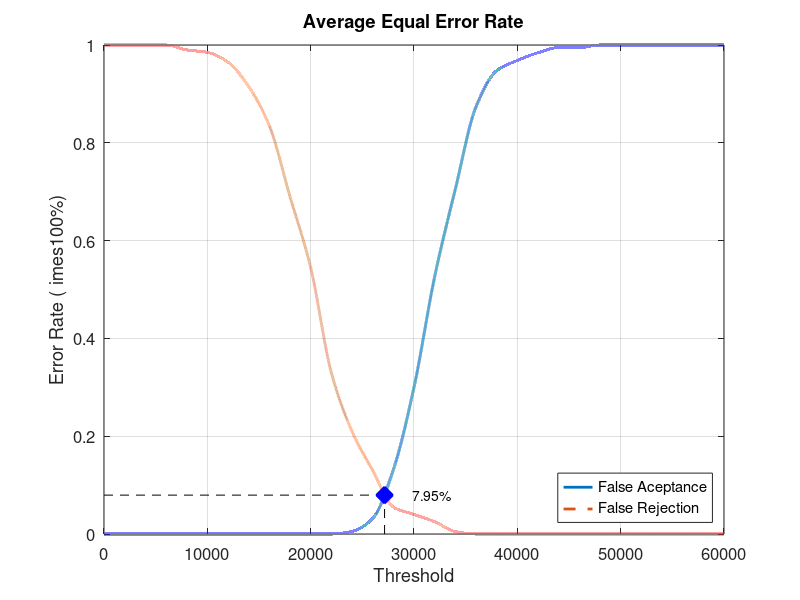
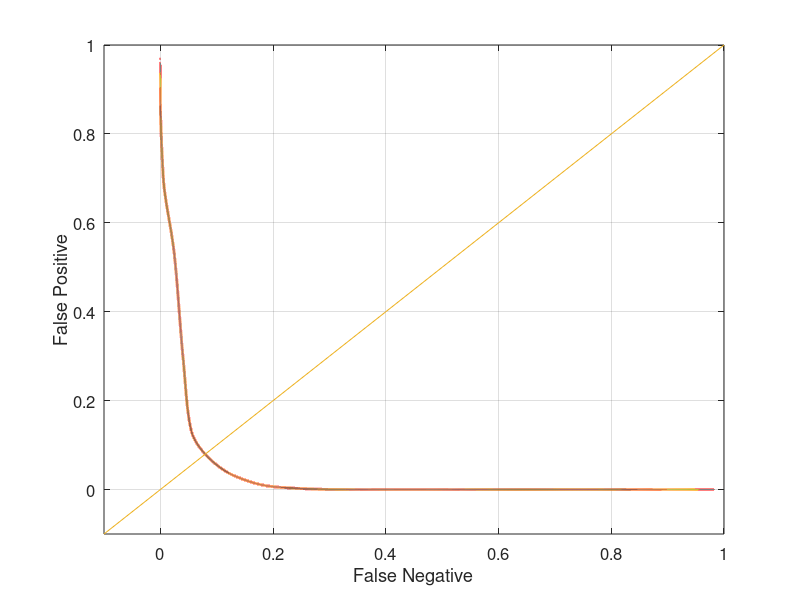

These figures' MATLAB source, in order:
close all;
clear;
clc;
x = 0:2000:60000;
xq = 0:0.5:60000;

y0 = [0 0 0 0 0 0 0 0 0 0 0 0 0.00526316 0.0315789 0.131579 0.3 0.526316 0.705263 0.873684 0.947368 0.968421 0.984211 0.994737 0.994737 1 1 1 1 1 1 1]
yy0 = interp1(x, y0, xq, 'pchip');
y1 = [1 1 1 1 0.99 0.985 0.965 0.915 0.835 0.69 0.545 0.33 0.21 0.13 0.055 0.04 0.025 0.005 0 0 0 0 0 0 0 0 0 0 0 0 0]
yy1 = interp1(x, y1, xq, 'pchip');

% Calculating EER: 
y2 = abs(y0 - y1);
find(y2 == min(y2))
yy2 = abs(yy0 - yy1);
xEER = find(yy2 == min(yy2));
xEERIndex = xq(xEER) % X-axis EER
yEER = yy0(xEER) % Y-axis EER

main = figure
plot(xq, yy0,'-','LineWidth', 2);	hold on
plot(xq, yy1,'--','LineWidth', 2);	hold on
plot([xEERIndex xEERIndex], [0 yEER], 'k--');	hold on
plot([0 xEERIndex], [yEER yEER], 'k--');	hold on
plot(xEERIndex, yEER, 'bx', 'LineWidth', 10);	hold on
text(xEERIndex + 10 * xEERIndex / 100, yEER, [num2str(round((10000 * yEER)) / 100) '%'])
legend('False Aceptance', 'False Rejection', 'Location', 'SouthEast')
xlabel('Threshold')
ylabel('Error Rate (	imes100%)')
title('Average Equal Error Rate')
set(gca, 'FontSize', 12)
axis([0 60000 0 1])
grid on

print(main, 'Database3_2Main', '-dpng');
FNRxFPR = figure('Color', [1 1 1]);
plot(yy1, yy0, '-', yy1, yy0, 'LineWidth', 2);
hold on
y = -0.1:0.1:1
plot(y, y); 
set(gca, 'FontSize', 12)
xlabel('False Negative')
ylabel('False Positive')
axis([-0.1 1 -0.1 1])
set(gca, 'FontSize', 12)
grid on

print(FNRxFPR, 'Database3_2FNRxFPR','-dpng');
